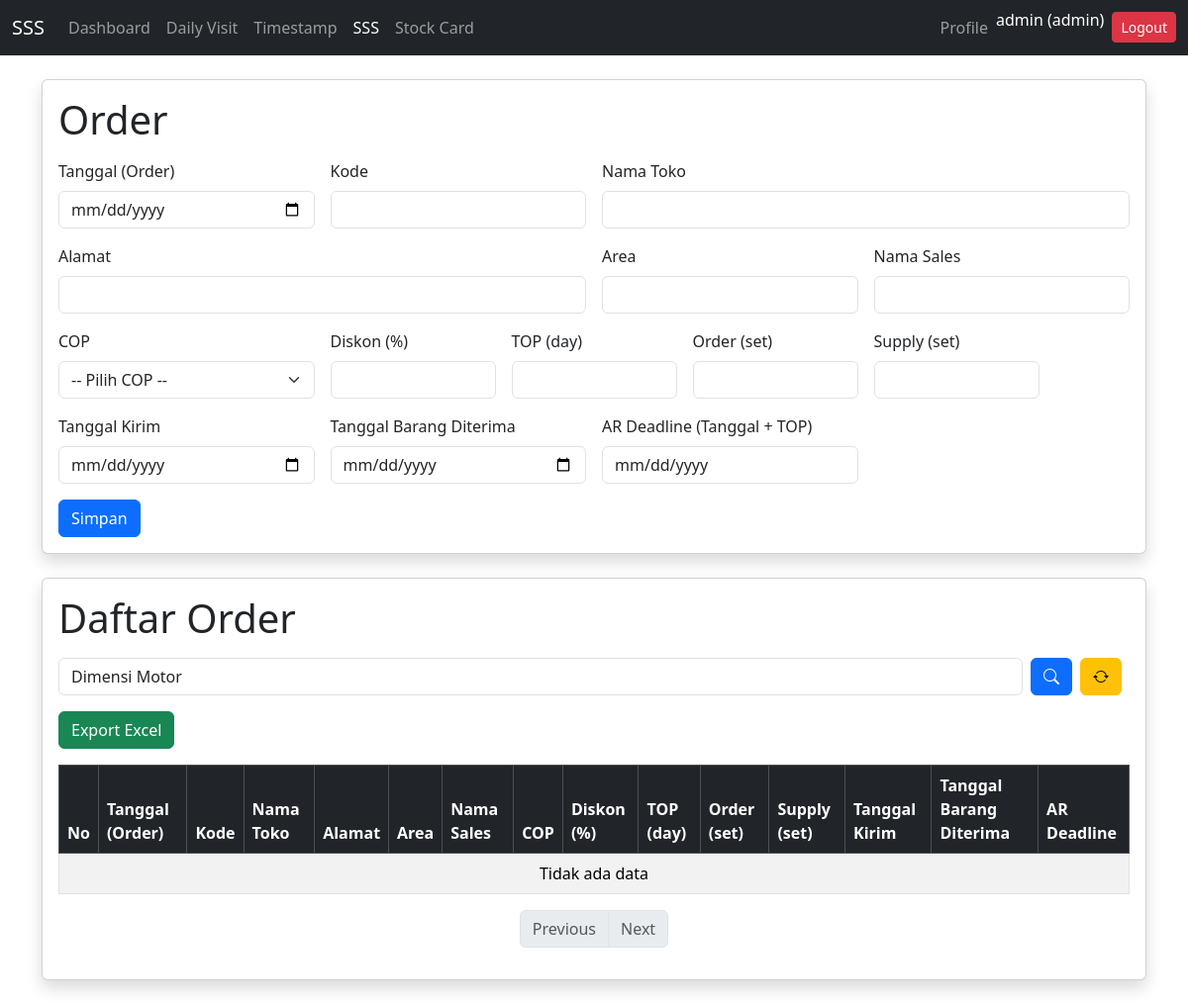
The app's page /ichiban.php?keyword=Dimensi Motor (signed in), older data.
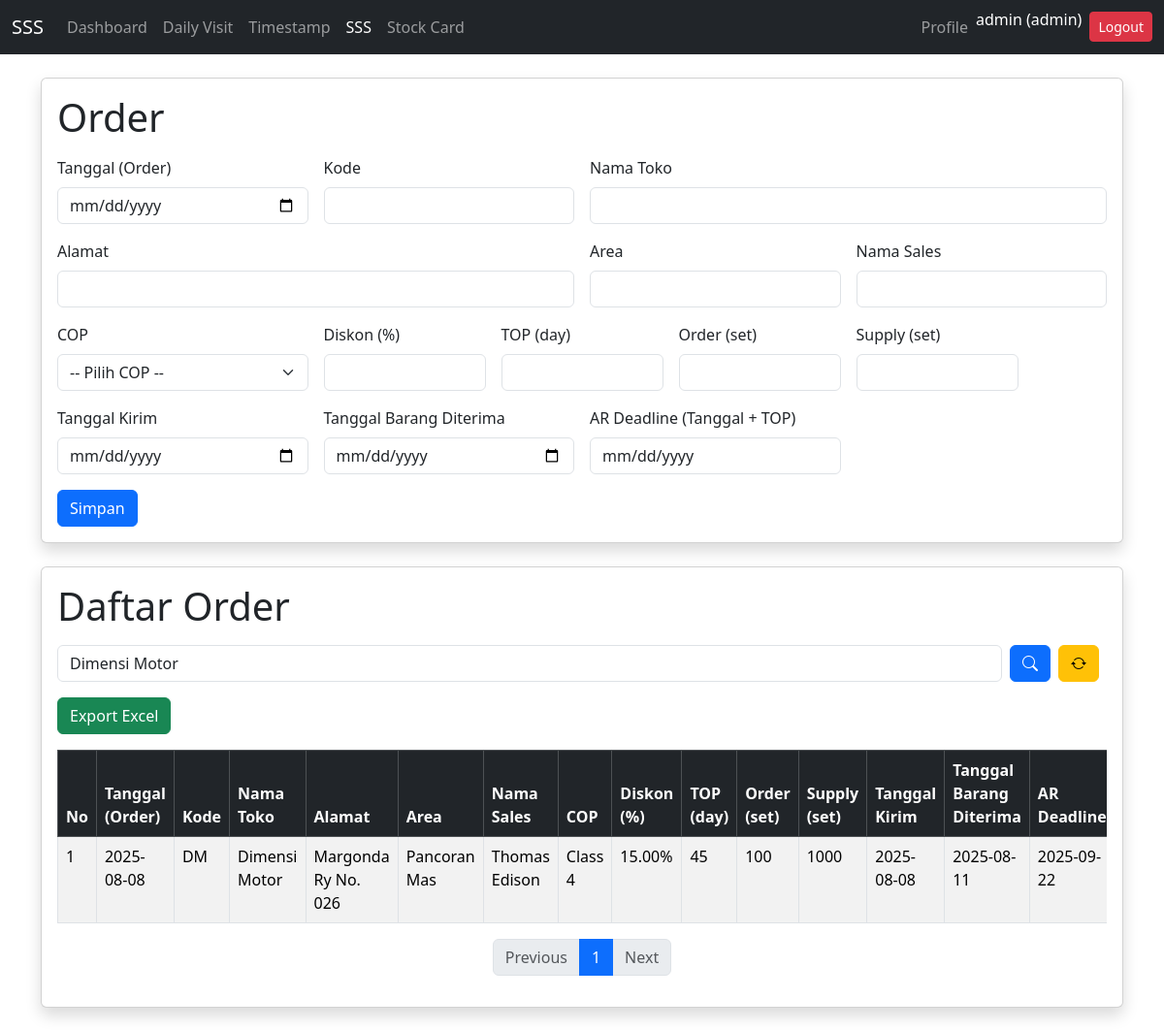
The same page, newer data.
### tables this page shows
CREATE TABLE `ichiban_orders` (
  `id` int(11) NOT NULL,
  `tanggal` date NOT NULL,
  `kode` varchar(50) NOT NULL,
  `nama_toko` varchar(150) NOT NULL,
  `alamat` text DEFAULT NULL,
  `area` varchar(100) DEFAULT NULL,
  `nama_sales` varchar(100) DEFAULT NULL,
  `cop_class` enum('Class 1','Class 2','Class 3','Class 4','Class 5','Class 6') NOT NULL,
  `diskon` decimal(5,2) DEFAULT NULL,
  `top_day` int(11) DEFAULT NULL,
  `order_set` int(11) DEFAULT NULL,
  `supply_set` int(11) DEFAULT NULL,
  `tanggal_kirim` date DEFAULT NULL,
  `tanggal_diterima` date DEFAULT NULL,
  `ar_deadline` date DEFAULT NULL,
  `created_at` timestamp NOT NULL DEFAULT current_timestamp()
);

### ichiban.php (the view, shortened to what the changed rows need)
<?php
include 'config.php';
$limit = 5;
$page = isset($_GET['page']) ? (int)$_GET['page'] : 1;
$start = ($page - 1) * $limit;
$keyword = isset($_GET['keyword']) ? $_GET['keyword'] : "";
$sql_count = "SELECT COUNT(*) AS total FROM ichiban_orders
              WHERE nama_toko LIKE '%$keyword%'
              OR area LIKE '%$keyword%'
              OR ar_deadline LIKE '%$keyword%'";
$result_count = mysqli_query($conn, $sql_count);
$row_count = mysqli_fetch_assoc($result_count);
$total_data = $row_count['total'];
$total_pages = ceil($total_data / $limit);
$sql = "SELECT * FROM ichiban_orders
        WHERE nama_toko LIKE '%$keyword%'
        OR area LIKE '%$keyword%'
        OR ar_deadline LIKE '%$keyword%'
        ORDER BY id DESC
        LIMIT $start, $limit";
$result = mysqli_query($conn, $sql);
?>
<!DOCTYPE html>
<html lang="id">
<head>
  <link href="https://cdn.jsdelivr.net/npm/bootstrap@5.3.3/dist/css/bootstrap.min.css" rel="stylesheet">
  <link rel="stylesheet" href="https://cdn.jsdelivr.net/npm/bootstrap-icons@1.13.1/font/bootstrap-icons.min.css">
</head>
<body>
<div class="container my-4">
  <div class="card shadow mb-4">
    <div class="card-body">
      <h1 class="mb-3">Order</h1>
    </div>
  </div>
  <div class="card shadow">
      <div class="card-body">
        <h1 class="mb-3">Daftar Order</h1>
        <div class="table-responsive">
            <table class="table table-bordered table-striped">
                <thead class="table-dark">
                    <tr>
                        <th>No</th>
                        <th>Tanggal (Order)</th>
                        <th>Kode</th>
                        <th>Nama Toko</th>
                        <th>Alamat</th>
                        <th>Area</th>
                        <th>Nama Sales</th>
                        <th>COP</th>
                        <th>Diskon (%)</th>
                        <th>TOP (day)</th>
                        <th>Order (set)</th>
                        <th>Supply (set)</th>
                        <th>Tanggal Kirim</th>
                        <th>Tanggal Barang Diterima</th>
                        <th>AR Deadline</th>
                    </tr>
                </thead>
                <tbody>
                    <?php if(mysqli_num_rows($result) > 0): ?>
                    <?php $no = $start + 1; while($r = mysqli_fetch_assoc($result)): ?>
                        <tr>
                            <td><?= $no++ ?></td>
                            <td><?= htmlspecialchars($r['tanggal']) ?></td>
                            <td><?= htmlspecialchars($r['kode']) ?></td>
                            <td><?= htmlspecialchars($r['nama_toko']) ?></td>
                            <td><?= htmlspecialchars($r['alamat']) ?></td>
                            <td><?= htmlspecialchars($r['area']) ?></td>
                            <td><?= htmlspecialchars($r['nama_sales']) ?></td>
                            <td><?= htmlspecialchars($r['cop_class']) ?></td>
                            <td><?= htmlspecialchars($r['diskon']) ?>%</td>
                            <td><?= htmlspecialchars($r['top_day']) ?></td>
                            <td><?= htmlspecialchars($r['order_set']) ?></td>
                            <td><?= htmlspecialchars($r['supply_set']) ?></td>
                            <td><?= htmlspecialchars($r['tanggal_kirim']) ?></td>
                            <td><?= htmlspecialchars($r['tanggal_diterima']) ?></td>
                            <td><?= htmlspecialchars($r['ar_deadline']) ?></td>
                        </tr>
                    <?php endwhile; ?>
                    <?php else: ?>
                        <tr><td colspan="15" class="text-center">Tidak ada data</td></tr>
                    <?php endif; ?>
                </tbody>
            </table>
        </div>
        <nav aria-label="Page navigation">
            <ul class="pagination justify-content-center">
                <?php for($i = 1; $i <= $total_pages; $i++): ?>
                <li class="page-item <?= ($page == $i) ? 'active' : '' ?>">
                    <a class="page-link" href="?page=<?= $i ?>&keyword=<?= $keyword ?>">
                    <?= $i ?>
                    </a>
                </li>
                <?php endfor; ?>
            </ul>
        </nav>
    </div>
  </div>
</div>
</body>
</html>

Row changes from the older to the newer data that the page shows:
added ichiban_orders: tanggal "2025-08-08", kode "DM", nama_toko "Dimensi Motor", alamat "Margonda Ry No. 026", area "Pancoran Mas", nama_sales "Thomas Edison", cop_class "Class 4", diskon "15.00", top_day "45", order_set "100", supply_set "1000", tanggal_kirim "2025-08-08", tanggal_diterima "2025-08-11", ar_deadline "2025-09-22"
Text that changed along with them:
new list line: "1"
text no longer shown: "Tidak ada data"
